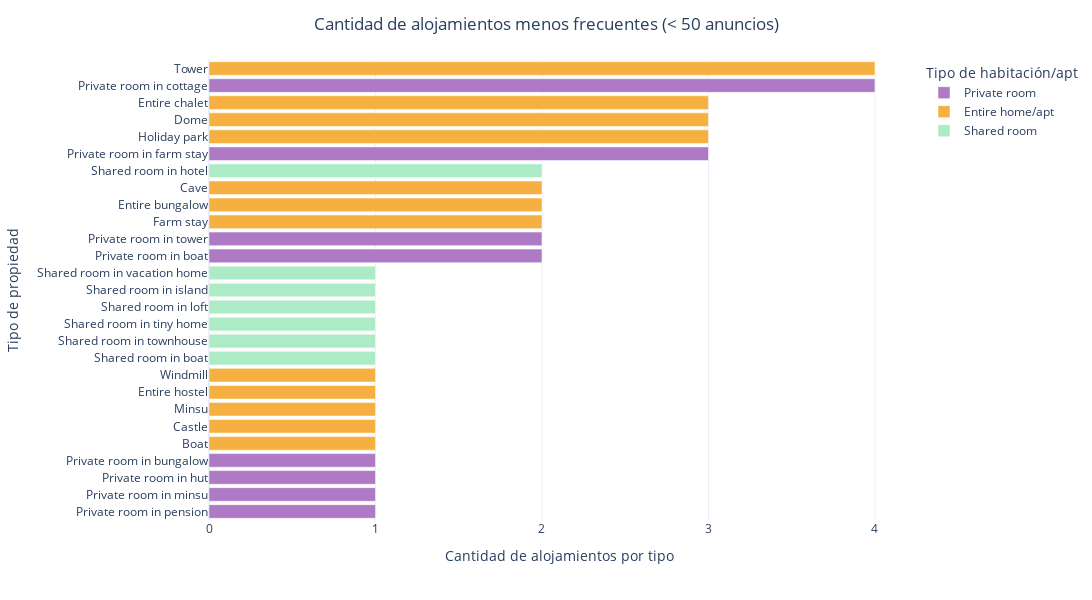

Notebook source saved alongside this figure:
### Code cell
# Ahora voy a graficar los alojamientos menos frecuentes (menos de 50 veces)
aloj = df.groupby(['property_type', 'room_type']).size().reset_index(name='count') 
aloj = aloj[aloj['count']<5].sort_values(by=['count'],ascending=False) #Selecciono solo los tipos de propiedad que aparecen menos de 50 veces

fig = px.bar(aloj, y='property_type', x='count', color='room_type',color_discrete_map=colors)

fig.update_layout(yaxis={'categoryorder':'total ascending'},
    title='Cantidad de alojamientos menos frecuentes (< 50 anuncios)', title_x=0.5, 
    xaxis_title='Cantidad de alojamientos por tipo',
    yaxis_title='Tipo de propiedad',
    template='plotly_white', xaxis=dict(dtick=1), 
	width=1500, height=600, legend_title='Tipo de habitación/apt')

fig.show()

### Figure 1 — Plotly figure (JSON) as saved in the notebook; plotly's stock layout.template omitted (floating-point values rounded to 4 significant figures)
{"data": [{"alignmentgroup": "True", "hovertemplate": "room_type=Private room<br>count=%{x}<br>property_type=%{y}<extra></extra>", "legendgroup": "Private room", "marker": {"color": "#AF7AC5", "pattern": {"shape": ""}}, "name": "Private room", "offsetgroup": "Private room", "orientation": "h", "showlegend": true, "textposition": "auto", "type": "bar", "x": [4, 3, 2, 2, 1, 1, 1, 1], "xaxis": "x", "y": ["Private room in cottage", "Private room in farm stay", "Private room in boat", "Private room in tower", "Private room in pension", "Private room in minsu", "Private room in hut", "Private room in bungalow"], "yaxis": "y"}, {"alignmentgroup": "True", "hovertemplate": "room_type=Entire home/apt<br>count=%{x}<br>property_type=%{y}<extra></extra>", "legendgroup": "Entire home/apt", "marker": {"color": "#F5B041", "pattern": {"shape": ""}}, "name": "Entire home/apt", "offsetgroup": "Entire home/apt", "orientation": "h", "showlegend": true, "textposition": "auto", "type": "bar", "x": [4, 3, 3, 3, 2, 2, 2, 1, 1, 1, 1, 1], "xaxis": "x", "y": ["Tower", "Holiday park", "Dome", "Entire chalet", "Farm stay", "Entire bungalow", "Cave", "Boat", "Castle", "Minsu", "Entire hostel", "Windmill"], "yaxis": "y"}, {"alignmentgroup": "True", "hovertemplate": "room_type=Shared room<br>count=%{x}<br>property_type=%{y}<extra></extra>", "legendgroup": "Shared room", "marker": {"color": "#ABEBC6", "pattern": {"shape": ""}}, "name": "Shared room", "offsetgroup": "Shared room", "orientation": "h", "showlegend": true, "textposition": "auto", "type": "bar", "x": [2, 1, 1, 1, 1, 1, 1], "xaxis": "x", "y": ["Shared room in hotel", "Shared room in boat", "Shared room in townhouse", "Shared room in tiny home", "Shared room in loft", "Shared room in island", "Shared room in vacation home"], "yaxis": "y"}], "layout": {"barmode": "relative", "height": 600, "legend": {"title": {"text": "Tipo de habitación/apt"}, "tracegroupgap": 0}, "margin": {"t": 60}, "title": {"text": "Cantidad de alojamientos menos frecuentes (< 50 anuncios)", "x": 0.5}, "width": 1500, "xaxis": {"anchor": "y", "domain": [0, 1], "dtick": 1, "title": {"text": "Cantidad de alojamientos por tipo"}}, "yaxis": {"anchor": "x", "categoryorder": "total ascending", "domain": [0, 1], "title": {"text": "Tipo de propiedad"}}}}
